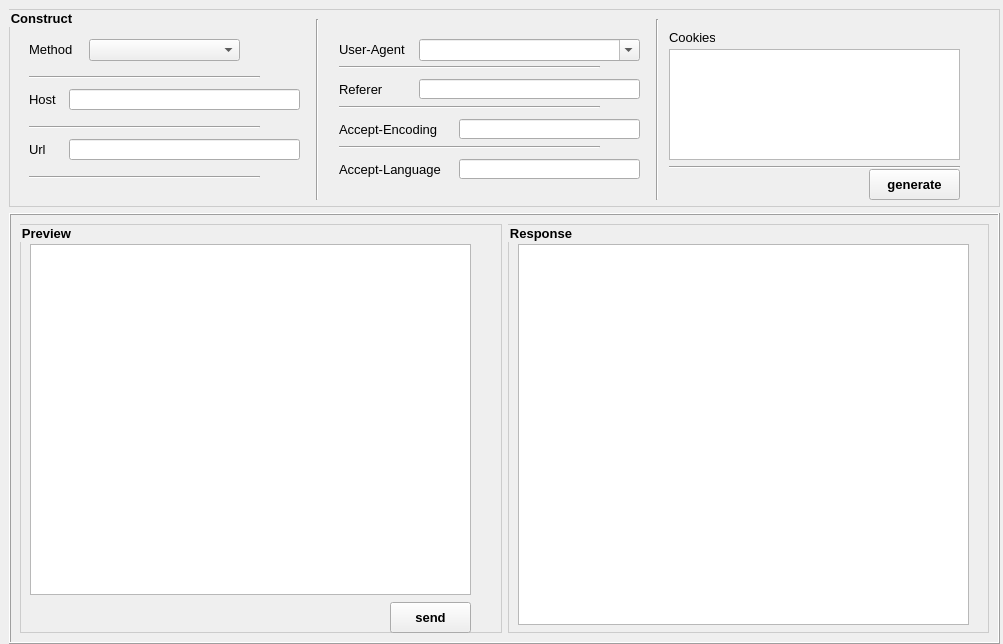
<?xml version="1.0" encoding="UTF-8"?>
<ui version="4.0">
 <class>composer</class>
 <widget class="QWidget" name="composer">
  <property name="geometry">
   <rect>
    <x>0</x>
    <y>0</y>
    <width>1003</width>
    <height>644</height>
   </rect>
  </property>
  <property name="font">
   <font>
    <pointsize>9</pointsize>
   </font>
  </property>
  <property name="windowTitle">
   <string>Form</string>
  </property>
  <widget class="QGroupBox" name="gboxCons">
   <property name="geometry">
    <rect>
     <x>9</x>
     <y>9</y>
     <width>991</width>
     <height>198</height>
    </rect>
   </property>
   <property name="sizePolicy">
    <sizepolicy hsizetype="Preferred" vsizetype="Preferred">
     <horstretch>0</horstretch>
     <verstretch>4</verstretch>
    </sizepolicy>
   </property>
   <property name="font">
    <font>
     <pointsize>10</pointsize>
     <weight>75</weight>
     <bold>true</bold>
    </font>
   </property>
   <property name="styleSheet">
    <string notr="true">QGroupBox{border: 1px solid #ccc}</string>
   </property>
   <property name="title">
    <string>Construct</string>
   </property>
   <property name="flat">
    <bool>false</bool>
   </property>
   <widget class="QLabel" name="label">
    <property name="geometry">
     <rect>
      <x>20</x>
      <y>30</y>
      <width>51</width>
      <height>21</height>
     </rect>
    </property>
    <property name="font">
     <font>
      <pointsize>10</pointsize>
     </font>
    </property>
    <property name="text">
     <string>Method</string>
    </property>
   </widget>
   <widget class="QComboBox" name="cboxMethod">
    <property name="geometry">
     <rect>
      <x>80</x>
      <y>30</y>
      <width>151</width>
      <height>22</height>
     </rect>
    </property>
    <property name="font">
     <font>
      <pointsize>10</pointsize>
     </font>
    </property>
   </widget>
   <widget class="QLabel" name="label_2">
    <property name="geometry">
     <rect>
      <x>20</x>
      <y>80</y>
      <width>31</width>
      <height>21</height>
     </rect>
    </property>
    <property name="font">
     <font>
      <pointsize>10</pointsize>
     </font>
    </property>
    <property name="text">
     <string>Host</string>
    </property>
   </widget>
   <widget class="QLineEdit" name="ledtHost">
    <property name="geometry">
     <rect>
      <x>60</x>
      <y>80</y>
      <width>231</width>
      <height>21</height>
     </rect>
    </property>
    <property name="font">
     <font>
      <pointsize>10</pointsize>
     </font>
    </property>
   </widget>
   <widget class="QLabel" name="label_3">
    <property name="geometry">
     <rect>
      <x>20</x>
      <y>130</y>
      <width>21</width>
      <height>21</height>
     </rect>
    </property>
    <property name="font">
     <font>
      <pointsize>10</pointsize>
     </font>
    </property>
    <property name="text">
     <string>Url</string>
    </property>
   </widget>
   <widget class="QLineEdit" name="ledtUrl">
    <property name="geometry">
     <rect>
      <x>60</x>
      <y>130</y>
      <width>231</width>
      <height>21</height>
     </rect>
    </property>
    <property name="font">
     <font>
      <pointsize>10</pointsize>
     </font>
    </property>
   </widget>
   <widget class="QLabel" name="label_4">
    <property name="geometry">
     <rect>
      <x>330</x>
      <y>30</y>
      <width>81</width>
      <height>21</height>
     </rect>
    </property>
    <property name="font">
     <font>
      <pointsize>10</pointsize>
     </font>
    </property>
    <property name="text">
     <string>User-Agent</string>
    </property>
   </widget>
   <widget class="QComboBox" name="cboxUA">
    <property name="geometry">
     <rect>
      <x>410</x>
      <y>30</y>
      <width>221</width>
      <height>22</height>
     </rect>
    </property>
    <property name="font">
     <font>
      <pointsize>10</pointsize>
     </font>
    </property>
    <property name="editable">
     <bool>true</bool>
    </property>
   </widget>
   <widget class="QLabel" name="label_5">
    <property name="geometry">
     <rect>
      <x>330</x>
      <y>70</y>
      <width>61</width>
      <height>21</height>
     </rect>
    </property>
    <property name="font">
     <font>
      <pointsize>10</pointsize>
     </font>
    </property>
    <property name="text">
     <string>Referer</string>
    </property>
   </widget>
   <widget class="QLineEdit" name="ledtRef">
    <property name="geometry">
     <rect>
      <x>410</x>
      <y>70</y>
      <width>221</width>
      <height>20</height>
     </rect>
    </property>
    <property name="font">
     <font>
      <pointsize>10</pointsize>
     </font>
    </property>
   </widget>
   <widget class="QLabel" name="label_6">
    <property name="geometry">
     <rect>
      <x>330</x>
      <y>110</y>
      <width>121</width>
      <height>21</height>
     </rect>
    </property>
    <property name="font">
     <font>
      <pointsize>10</pointsize>
     </font>
    </property>
    <property name="text">
     <string>Accept-Encoding</string>
    </property>
   </widget>
   <widget class="QLineEdit" name="ledtAcpEncode">
    <property name="geometry">
     <rect>
      <x>450</x>
      <y>110</y>
      <width>181</width>
      <height>20</height>
     </rect>
    </property>
    <property name="font">
     <font>
      <pointsize>10</pointsize>
     </font>
    </property>
   </widget>
   <widget class="QLineEdit" name="ledtAcpLan">
    <property name="geometry">
     <rect>
      <x>450</x>
      <y>150</y>
      <width>181</width>
      <height>20</height>
     </rect>
    </property>
    <property name="font">
     <font>
      <pointsize>10</pointsize>
     </font>
    </property>
   </widget>
   <widget class="QLabel" name="label_7">
    <property name="geometry">
     <rect>
      <x>330</x>
      <y>150</y>
      <width>121</width>
      <height>21</height>
     </rect>
    </property>
    <property name="font">
     <font>
      <pointsize>10</pointsize>
     </font>
    </property>
    <property name="text">
     <string>Accept-Language</string>
    </property>
   </widget>
   <widget class="QLabel" name="label_8">
    <property name="geometry">
     <rect>
      <x>660</x>
      <y>20</y>
      <width>46</width>
      <height>16</height>
     </rect>
    </property>
    <property name="font">
     <font>
      <pointsize>10</pointsize>
     </font>
    </property>
    <property name="text">
     <string>Cookies</string>
    </property>
   </widget>
   <widget class="QTextEdit" name="tedtCookie">
    <property name="geometry">
     <rect>
      <x>660</x>
      <y>40</y>
      <width>291</width>
      <height>111</height>
     </rect>
    </property>
    <property name="font">
     <font>
      <pointsize>10</pointsize>
     </font>
    </property>
   </widget>
   <widget class="Line" name="line">
    <property name="geometry">
     <rect>
      <x>300</x>
      <y>10</y>
      <width>16</width>
      <height>181</height>
     </rect>
    </property>
    <property name="font">
     <font>
      <pointsize>10</pointsize>
     </font>
    </property>
    <property name="orientation">
     <enum>Qt::Vertical</enum>
    </property>
   </widget>
   <widget class="Line" name="line_2">
    <property name="geometry">
     <rect>
      <x>20</x>
      <y>60</y>
      <width>231</width>
      <height>16</height>
     </rect>
    </property>
    <property name="font">
     <font>
      <pointsize>10</pointsize>
     </font>
    </property>
    <property name="orientation">
     <enum>Qt::Horizontal</enum>
    </property>
   </widget>
   <widget class="Line" name="line_3">
    <property name="geometry">
     <rect>
      <x>20</x>
      <y>110</y>
      <width>231</width>
      <height>16</height>
     </rect>
    </property>
    <property name="font">
     <font>
      <pointsize>10</pointsize>
     </font>
    </property>
    <property name="orientation">
     <enum>Qt::Horizontal</enum>
    </property>
   </widget>
   <widget class="Line" name="line_4">
    <property name="geometry">
     <rect>
      <x>20</x>
      <y>160</y>
      <width>231</width>
      <height>16</height>
     </rect>
    </property>
    <property name="font">
     <font>
      <pointsize>10</pointsize>
     </font>
    </property>
    <property name="orientation">
     <enum>Qt::Horizontal</enum>
    </property>
   </widget>
   <widget class="Line" name="line_5">
    <property name="geometry">
     <rect>
      <x>330</x>
      <y>90</y>
      <width>261</width>
      <height>16</height>
     </rect>
    </property>
    <property name="font">
     <font>
      <pointsize>10</pointsize>
     </font>
    </property>
    <property name="orientation">
     <enum>Qt::Horizontal</enum>
    </property>
   </widget>
   <widget class="Line" name="line_6">
    <property name="geometry">
     <rect>
      <x>330</x>
      <y>130</y>
      <width>261</width>
      <height>16</height>
     </rect>
    </property>
    <property name="font">
     <font>
      <pointsize>10</pointsize>
     </font>
    </property>
    <property name="orientation">
     <enum>Qt::Horizontal</enum>
    </property>
   </widget>
   <widget class="Line" name="line_7">
    <property name="geometry">
     <rect>
      <x>330</x>
      <y>50</y>
      <width>261</width>
      <height>16</height>
     </rect>
    </property>
    <property name="font">
     <font>
      <pointsize>10</pointsize>
     </font>
    </property>
    <property name="orientation">
     <enum>Qt::Horizontal</enum>
    </property>
   </widget>
   <widget class="Line" name="line_8">
    <property name="geometry">
     <rect>
      <x>640</x>
      <y>10</y>
      <width>16</width>
      <height>181</height>
     </rect>
    </property>
    <property name="font">
     <font>
      <pointsize>10</pointsize>
     </font>
    </property>
    <property name="orientation">
     <enum>Qt::Vertical</enum>
    </property>
   </widget>
   <widget class="QPushButton" name="btnGenerate">
    <property name="geometry">
     <rect>
      <x>860</x>
      <y>160</y>
      <width>91</width>
      <height>31</height>
     </rect>
    </property>
    <property name="font">
     <font>
      <pointsize>10</pointsize>
      <weight>75</weight>
      <bold>true</bold>
     </font>
    </property>
    <property name="text">
     <string>generate</string>
    </property>
   </widget>
   <widget class="Line" name="line_9">
    <property name="geometry">
     <rect>
      <x>660</x>
      <y>150</y>
      <width>291</width>
      <height>16</height>
     </rect>
    </property>
    <property name="font">
     <font>
      <pointsize>10</pointsize>
     </font>
    </property>
    <property name="orientation">
     <enum>Qt::Horizontal</enum>
    </property>
   </widget>
  </widget>
  <widget class="QFrame" name="frame_2">
   <property name="geometry">
    <rect>
     <x>9</x>
     <y>213</y>
     <width>991</width>
     <height>431</height>
    </rect>
   </property>
   <property name="sizePolicy">
    <sizepolicy hsizetype="Preferred" vsizetype="Preferred">
     <horstretch>0</horstretch>
     <verstretch>8</verstretch>
    </sizepolicy>
   </property>
   <property name="font">
    <font>
     <pointsize>10</pointsize>
    </font>
   </property>
   <property name="styleSheet">
    <string notr="true"/>
   </property>
   <property name="frameShape">
    <enum>QFrame::Box</enum>
   </property>
   <property name="frameShadow">
    <enum>QFrame::Raised</enum>
   </property>
   <layout class="QHBoxLayout" name="horizontalLayout">
    <item>
     <widget class="QGroupBox" name="gboxPreview">
      <property name="font">
       <font>
        <pointsize>10</pointsize>
        <weight>75</weight>
        <bold>true</bold>
       </font>
      </property>
      <property name="styleSheet">
       <string notr="true">QGroupBox{border:1px solid #ccc}</string>
      </property>
      <property name="title">
       <string>Preview</string>
      </property>
      <widget class="QTextEdit" name="tedtPreview">
       <property name="geometry">
        <rect>
         <x>10</x>
         <y>20</y>
         <width>441</width>
         <height>351</height>
        </rect>
       </property>
       <property name="font">
        <font>
         <pointsize>10</pointsize>
        </font>
       </property>
       <property name="locale">
        <locale language="English" country="UnitedStates"/>
       </property>
       <property name="lineWrapMode">
        <enum>QTextEdit::NoWrap</enum>
       </property>
      </widget>
      <widget class="QPushButton" name="btnSend">
       <property name="geometry">
        <rect>
         <x>370</x>
         <y>378</y>
         <width>81</width>
         <height>31</height>
        </rect>
       </property>
       <property name="font">
        <font>
         <pointsize>10</pointsize>
         <weight>75</weight>
         <bold>true</bold>
        </font>
       </property>
       <property name="text">
        <string>send</string>
       </property>
      </widget>
     </widget>
    </item>
    <item>
     <widget class="QGroupBox" name="gboxResp">
      <property name="font">
       <font>
        <pointsize>10</pointsize>
        <weight>75</weight>
        <bold>true</bold>
       </font>
      </property>
      <property name="styleSheet">
       <string notr="true">QGroupBox{border:1px solid #ccc}</string>
      </property>
      <property name="title">
       <string>Response</string>
      </property>
      <widget class="QTextEdit" name="tedtResp">
       <property name="geometry">
        <rect>
         <x>10</x>
         <y>20</y>
         <width>451</width>
         <height>381</height>
        </rect>
       </property>
       <property name="font">
        <font>
         <pointsize>10</pointsize>
        </font>
       </property>
       <property name="locale">
        <locale language="English" country="UnitedStates"/>
       </property>
      </widget>
     </widget>
    </item>
   </layout>
  </widget>
 </widget>
 <resources/>
 <connections/>
</ui>
